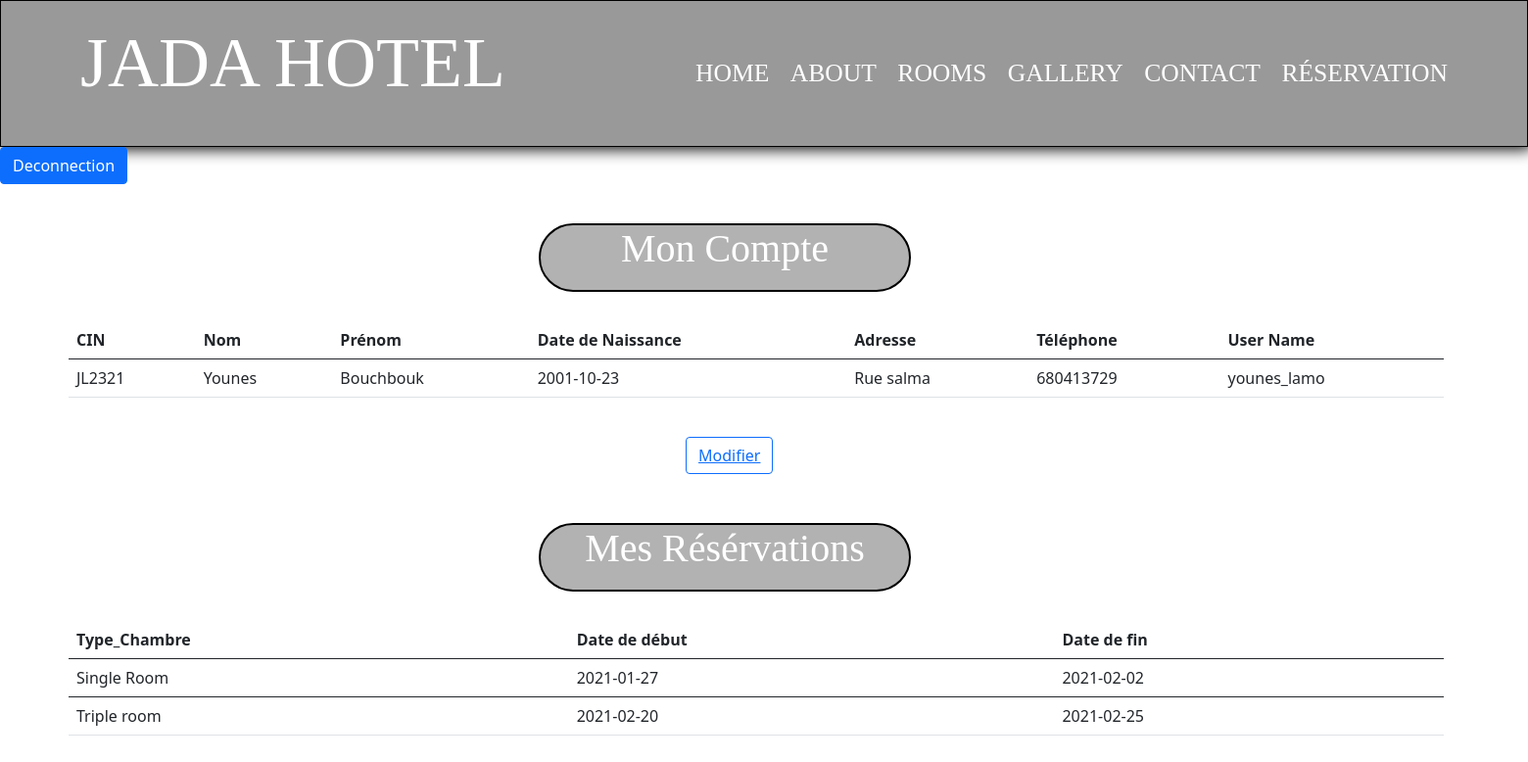
/Prjt/Php/rese.php (signed in), run on the app's committed database.
### tables this page shows
CREATE TABLE `client` (
  `CIN` varchar(10) NOT NULL,
  `Nom` varchar(20) DEFAULT NULL,
  `Prénom` varchar(20) DEFAULT NULL,
  `Date_Naissance` date DEFAULT NULL,
  `Adresse` varchar(100) DEFAULT NULL,
  `Télé` int(11) DEFAULT NULL,
  `email` varchar(60) DEFAULT NULL,
  `genre` char(5) DEFAULT NULL,
  `mdp` varchar(50) DEFAULT NULL,
  `username` varchar(50) NOT NULL
);

CREATE TABLE `reservation` (
  `CIN` varchar(10) NOT NULL,
  `date_db` date DEFAULT NULL,
  `date_fin` date DEFAULT NULL,
  `Type` varchar(50) NOT NULL,
  `Num_C` int(11) NOT NULL
);

### Prjt/Php/rese.php (the view, shortened to what this page needs)
<?php
include "bdd.php";
 $CIN = $_SESSION["CIN"];
 $response = $sqldt->query("SELECT * FROM client WHERE CIN = '$CIN'");
 $reser = $sqldt->query("SELECT * FROM reservation WHERE CIN = '$CIN'");
 $ligne = $response->fetch();
?>
<html lang="en">
<head>
    <link href="https://cdn.jsdelivr.net/npm/bootstrap@5.0.0-beta1/dist/css/bootstrap.min.css" rel="stylesheet">
    <link rel="stylesheet" href="../style/compte.css">
</head>
<body>
<header>
            <div class="logo">
                <h1>JADA HOTEL</h1>
            </div>
            <nav>
                <ul>
                    <li><a href="../index.html">Home</a></li>
                    <li><a href="../index.html#about">About</a></li>
                    <li><a href="../index.html#rooms">Rooms</a></li>
                    <li><a href="../index.html#gallery">Gallery</a></li>
                    <li><a href="../index.html#contact">Contact</a></li>
                    <li><a href="#"  onclick="display(); ">Réservation</a></li>
                </ul>
            </nav>
</header>
<div id="warning">
  <a href="deconn.php" class="btn btn-primary">Deconnection</a>
</div>
<div class="compte">
    <h1 class="T1">Mon Compte</h1>
    <table class="table" >
  <thead>
    <tr>
      <th scope="col">CIN</th>
      <th scope="col">Nom</th>
      <th scope="col">Prénom</th>
      <th scope="col">Date de Naissance</th>
      <th scope="col">Adresse</th>
      <th scope="col">Téléphone</th>
      <th scope="col">User Name</th>
    </tr>
  </thead>
  <tbody>
    <tr>
      <td><?php echo $ligne["CIN"] ?></td>
      <td> <?php echo $ligne["Nom"] ?></td>
      <td> <?php echo $ligne["Prénom"] ?></td>
      <td> <?php echo $ligne["Date_Naissance"] ?></td>
      <td> <?php echo $ligne["Adresse"] ?></td>
      <td> <?php echo $ligne["Télé"] ?></td>
      <td> <?php echo $ligne["username"] ?></td>
    </tr>
  </tbody>
</table>
<tr>
 <div class=" env col-12">
    <br><button class="btn btn-outline-primary"  type="submit" name="env"><a class="aa" href="modification.php"> Modifier</a></button>
  </div>
 </tr>
<h1 class="T2">Mes Résérvations</h1>
    <table class="table">
  <thead>
    <tr>
      <th scope="col">Type_Chambre</th>
      <th scope="col">Date de début</th>
      <th scope="col">Date de fin</th>
    </tr>
  </thead>
  <?php while( $ligne2 = $reser->fetch())
  {
     ?>
     <tbody>
    <tr>
      <td><?php echo $ligne2["Type"] ?></td>
      <td> <?php echo $ligne2["date_db"] ?></td>
      <td> <?php echo $ligne2["date_fin"] ?></td>
    </tr>
  </tbody>
     <?php
  }
  ?>
</table>
</div>
</body>
</html>

### Prjt/style/compte.css (style rules this page uses)
header { border: 1px solid black; width: 100%; display: flex; justify-content: space-around; background-color: rgb(0, 0,0 ,0.4); color: white; box-shadow: 4px 2px 15px black; height: 150px; }
.logo h1 { margin-top: 20px; font-family: Nomark; font-size: 4.5em; }
nav ul { margin-top: 40px; width: 800px; display: flex; height: 50px; justify-content: space-between; }
nav ul li { list-style: none; margin-top: 2%; }
nav ul li a { text-decoration: none; color: white; font-size: 1.6em; text-transform: uppercase; font-family: Nomark; }
.T1 { font-family: Nomark; margin-top: 40px; text-align: center; font-size: 2.5em; border: 2px solid black; height: 70px; width: 380px; margin-left: 550px; border-radius: 1em; background-color: rgb(0, 0,0 ,0.3); color: white; }
.table { margin-top: 30px; margin-left: 70px; }
.T2 { font-family: Nomark; margin-top: 50px; text-align: center; font-size: 2.5em; border: 2px solid black; height: 70px; width: 380px; margin-left: 550px; border-radius: 1em; background-color: rgb(0, 0,0 ,0.3); color: white; }
.env { margin-left: 700px; }
.compte { width: 90%; }

### data on the page
client: CIN "JL2321", Nom "Younes", Prénom "Bouchbouk", Date_Naissance "2001-10-23", Adresse "Rue salma", Télé "680413729", username "younes_lamo"
reservation: Type "Single Room", date_db "2021-01-27", date_fin "2021-02-02"
reservation: Type "Triple room", date_db "2021-02-20", date_fin "2021-02-25"
